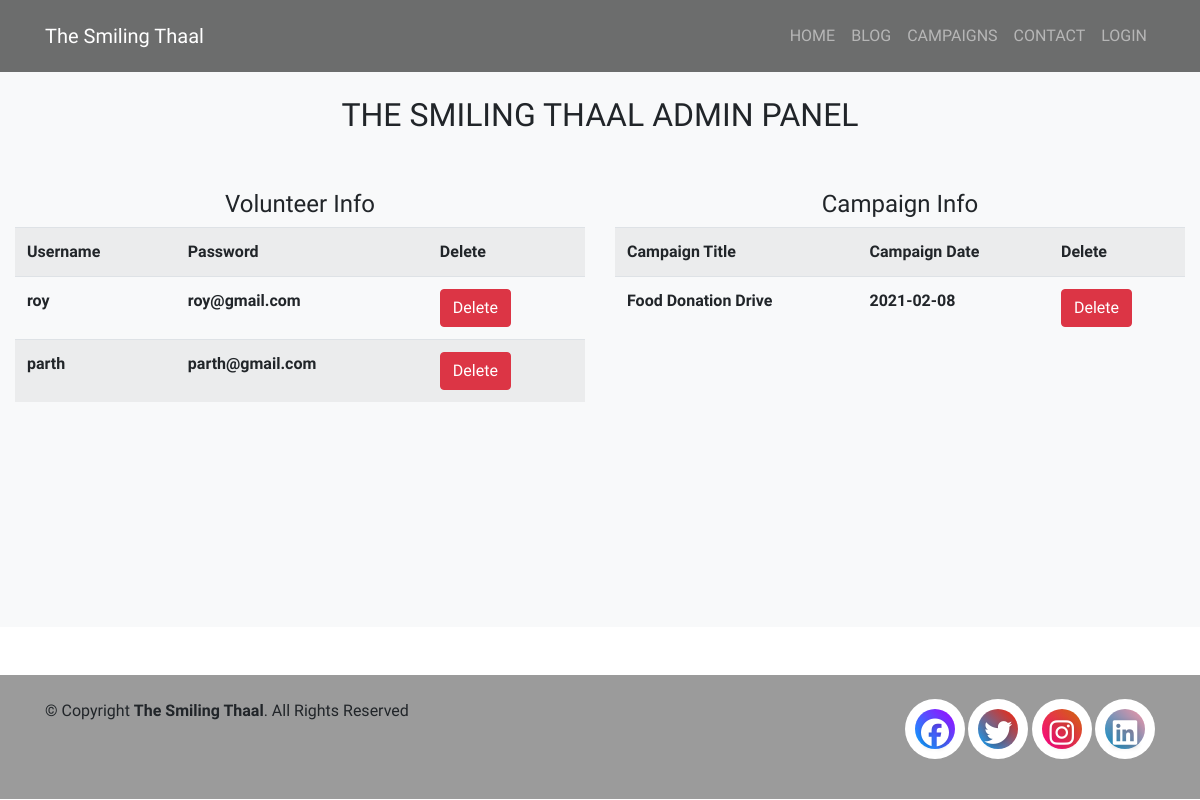
The app's page /admin.php (signed in), older data.
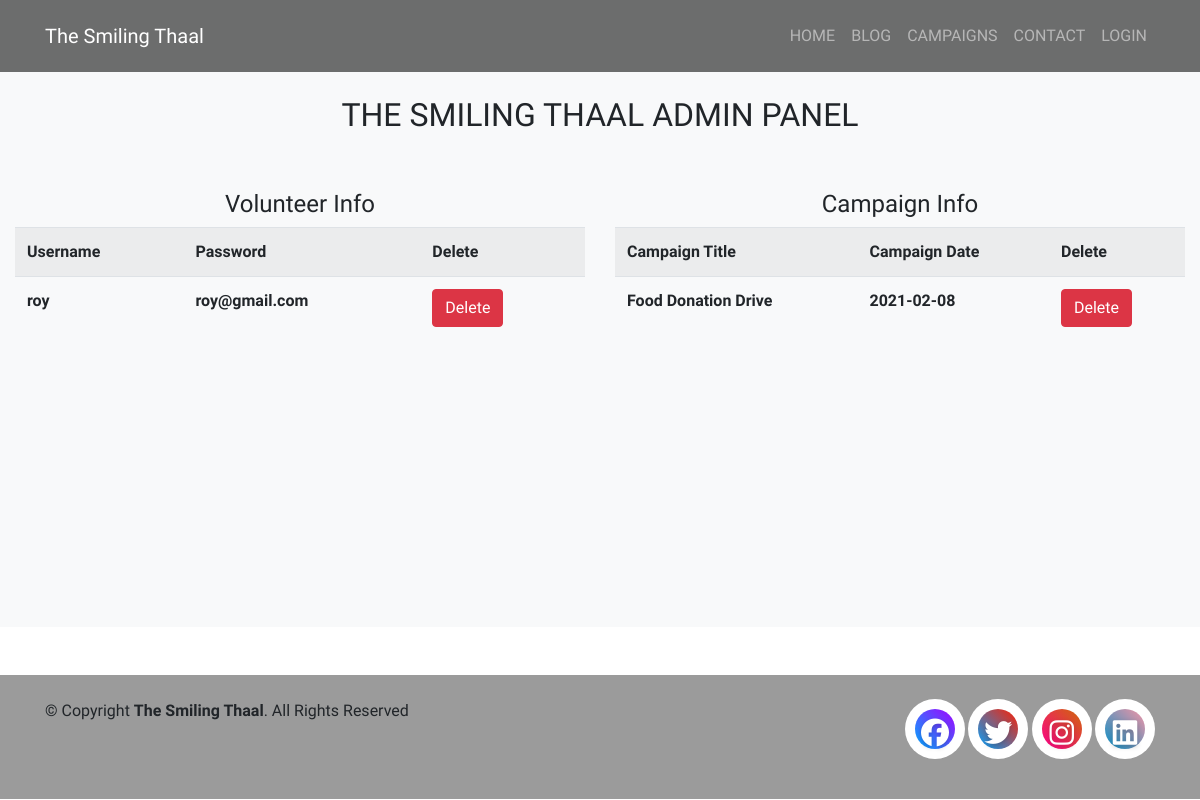
The same page, newer data.
### tables this page shows
CREATE TABLE `volunteers` (
  `id` int(11) NOT NULL,
  `username` varchar(45) NOT NULL,
  `email` varchar(45) NOT NULL,
  `password` varchar(45) NOT NULL
);

CREATE TABLE `campaigns` (
  `c_id` int(11) NOT NULL,
  `c_title` varchar(45) NOT NULL,
  `c_date` date NOT NULL,
  `c_description` varchar(100) NOT NULL,
  `c_vid` int(11) NOT NULL
);

### src/admin.php (the view, shortened to what this page needs)
<?php
require "config.php";
?>
<!doctype html>
<html lang="en">
<head>
    <link rel="stylesheet" href="https://stackpath.bootstrapcdn.com/bootstrap/4.3.1/css/bootstrap.min.css">
    <link rel="stylesheet" href="../static/css/main.css">
</head>
<body>
    <?php
    require "templates/header.php";
    ?>
    <div class="bg-light">
        <div class="container-fluid pt-5">
            <div class="py-5">
                <h2 class="text-center text-uppercase">The smiling thaal admin panel</h2>
            </div>
            <div class="row">
                <div class="col-lg-6">
                    <h4 class="text-center">Volunteer Info</h4>
                    <div style="height: 50vh; overflow: auto;">
                        <?php
                        $stmt = mysqli_query($conn, "SELECT username, email, id from volunteers");
                        if (mysqli_num_rows($stmt) > 0) {
                            echo "
                            <table class='table table-striped'>
                            <tr>
                            <th>Username</th>
                            <th>Password</th>
                            <th>Delete</th>
                            </tr>
                            ";
                            while ($row = mysqli_fetch_assoc($stmt)) {
                                echo "
                                    <tr>
                                        <th>" . $row['username'] . "</th>
                                        <th>" . $row['email'] . "</th>
                                        <th><a class='btn btn-danger' href='delete.php?id=" . $row['id'] . "'>Delete</a></th>
                                        </tr>
                                ";
                            }
                            echo "</table>";
                        }
                        ?>
                    </div>
                </div>
                <div class="col-lg-6">
                    <h4 class="text-center">Campaign Info</h4>
                    <div style="height: 50vh; overflow:auto;">
                        <?php
                        $stmt = mysqli_query($conn, "SELECT c_title, c_date, c_id from campaigns");
                        if (mysqli_num_rows($stmt) > 0) {
                            echo "
                        <table class='table table-striped'>
                            <tr>
                            <th>Campaign Title</th>
                            <th>Campaign Date</th>
                            <th>Delete</th>
                            </tr>
                            ";
                            while ($row = mysqli_fetch_assoc($stmt)) {
                                echo "
                            <tr>
                                        <th>" . $row['c_title'] . "</th>
                                        <th>" . $row['c_date'] . "</th>
                                        <th><a class='btn btn-danger' href='delete.php?cid=" . $row['c_id'] . "'>Delete</a></th>
                                    </tr>
                                    ";
                            }
                            echo "</table>";
                        }
                        ?>
                    </div>
                </div>
            </div>
        </div>
    </div>
    <?php
    require "templates/footer.php";
    ?>
</body>
</html>

Row changes from the older to the newer data that the page shows:
removed volunteers: username "parth", email "parth@gmail.com"
